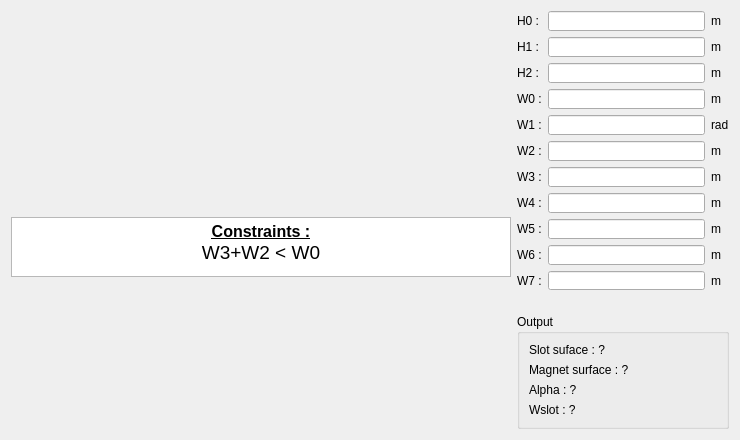
<?xml version="1.0" encoding="UTF-8"?>
<ui version="4.0">
 <class>PHoleM51</class>
 <widget class="QWidget" name="PHoleM51">
  <property name="geometry">
   <rect>
    <x>0</x>
    <y>0</y>
    <width>740</width>
    <height>440</height>
   </rect>
  </property>
  <property name="minimumSize">
   <size>
    <width>740</width>
    <height>440</height>
   </size>
  </property>
  <property name="maximumSize">
   <size>
    <width>16777215</width>
    <height>16777215</height>
   </size>
  </property>
  <property name="windowTitle">
   <string>Form</string>
  </property>
  <layout class="QHBoxLayout" name="horizontalLayout">
   <item>
    <layout class="QVBoxLayout" name="verticalLayout_3">
     <item>
      <widget class="QLabel" name="img_slot">
       <property name="sizePolicy">
        <sizepolicy hsizetype="Fixed" vsizetype="Fixed">
         <horstretch>0</horstretch>
         <verstretch>0</verstretch>
        </sizepolicy>
       </property>
       <property name="minimumSize">
        <size>
         <width>500</width>
         <height>200</height>
        </size>
       </property>
       <property name="maximumSize">
        <size>
         <width>500</width>
         <height>216</height>
        </size>
       </property>
       <property name="autoFillBackground">
        <bool>false</bool>
       </property>
       <property name="frameShape">
        <enum>QFrame::NoFrame</enum>
       </property>
       <property name="text">
        <string/>
       </property>
       <property name="pixmap">
        <pixmap resource="../../../../Resources/pyleecan.qrc">:/images/images/MachineSetup/WSlot/Slot_51.PNG</pixmap>
       </property>
       <property name="scaledContents">
        <bool>true</bool>
       </property>
       <property name="alignment">
        <set>Qt::AlignLeading|Qt::AlignLeft|Qt::AlignVCenter</set>
       </property>
       <property name="wordWrap">
        <bool>false</bool>
       </property>
      </widget>
     </item>
     <item>
      <widget class="QTextEdit" name="txt_constraint">
       <property name="sizePolicy">
        <sizepolicy hsizetype="Preferred" vsizetype="Fixed">
         <horstretch>0</horstretch>
         <verstretch>0</verstretch>
        </sizepolicy>
       </property>
       <property name="minimumSize">
        <size>
         <width>200</width>
         <height>0</height>
        </size>
       </property>
       <property name="maximumSize">
        <size>
         <width>16777215</width>
         <height>60</height>
        </size>
       </property>
       <property name="verticalScrollBarPolicy">
        <enum>Qt::ScrollBarAlwaysOff</enum>
       </property>
       <property name="html">
        <string>&lt;!DOCTYPE HTML PUBLIC &quot;-//W3C//DTD HTML 4.0//EN&quot; &quot;http://www.w3.org/TR/REC-html40/strict.dtd&quot;&gt;
&lt;html&gt;&lt;head&gt;&lt;meta name=&quot;qrichtext&quot; content=&quot;1&quot; /&gt;&lt;style type=&quot;text/css&quot;&gt;
p, li { white-space: pre-wrap; }
&lt;/style&gt;&lt;/head&gt;&lt;body style=&quot; font-family:'MS Shell Dlg 2'; font-size:7.8pt; font-weight:400; font-style:normal;&quot;&gt;
&lt;p align=&quot;center&quot; style=&quot; margin-top:0px; margin-bottom:0px; margin-left:0px; margin-right:0px; -qt-block-indent:0; text-indent:0px;&quot;&gt;&lt;span style=&quot; font-family:'MS Shell Dlg 2'; font-size:12pt; font-weight:600; text-decoration: underline;&quot;&gt;Constraints :&lt;/span&gt;&lt;/p&gt;
&lt;p align=&quot;center&quot; style=&quot; margin-top:0px; margin-bottom:0px; margin-left:0px; margin-right:0px; -qt-block-indent:0; text-indent:0px;&quot;&gt;&lt;span style=&quot; font-family:'MS Shell Dlg 2'; font-size:14pt;&quot;&gt;W3+W2 &amp;lt; W0&lt;/span&gt;&lt;/p&gt;
&lt;p align=&quot;center&quot; style=&quot;-qt-paragraph-type:empty; margin-top:0px; margin-bottom:0px; margin-left:0px; margin-right:0px; -qt-block-indent:0; text-indent:0px; font-family:'MS Shell Dlg 2'; font-size:8pt;&quot;&gt;&lt;br /&gt;&lt;/p&gt;&lt;/body&gt;&lt;/html&gt;</string>
       </property>
       <property name="textInteractionFlags">
        <set>Qt::TextSelectableByKeyboard|Qt::TextSelectableByMouse</set>
       </property>
      </widget>
     </item>
     <item>
      <spacer name="verticalSpacer_2">
       <property name="orientation">
        <enum>Qt::Vertical</enum>
       </property>
       <property name="sizeHint" stdset="0">
        <size>
         <width>20</width>
         <height>40</height>
        </size>
       </property>
      </spacer>
     </item>
    </layout>
   </item>
   <item>
    <layout class="QVBoxLayout" name="verticalLayout_2">
     <item>
      <layout class="QGridLayout" name="gridLayout">
       <property name="sizeConstraint">
        <enum>QLayout::SetDefaultConstraint</enum>
       </property>
       <item row="0" column="0">
        <widget class="QLabel" name="in_H0">
         <property name="text">
          <string>H0 :</string>
         </property>
        </widget>
       </item>
       <item row="0" column="1">
        <widget class="FloatEdit" name="lf_H0"/>
       </item>
       <item row="0" column="2">
        <widget class="QLabel" name="unit_H0">
         <property name="text">
          <string>m</string>
         </property>
        </widget>
       </item>
       <item row="1" column="0">
        <widget class="QLabel" name="in_H1">
         <property name="text">
          <string>H1 :</string>
         </property>
        </widget>
       </item>
       <item row="1" column="1">
        <widget class="FloatEdit" name="lf_H1"/>
       </item>
       <item row="1" column="2">
        <widget class="QLabel" name="unit_H1">
         <property name="text">
          <string>m</string>
         </property>
        </widget>
       </item>
       <item row="2" column="0">
        <widget class="QLabel" name="in_H2">
         <property name="text">
          <string>H2 :</string>
         </property>
        </widget>
       </item>
       <item row="2" column="1">
        <widget class="FloatEdit" name="lf_H2"/>
       </item>
       <item row="2" column="2">
        <widget class="QLabel" name="unit_H2">
         <property name="text">
          <string>m</string>
         </property>
        </widget>
       </item>
       <item row="3" column="0">
        <widget class="QLabel" name="in_W0">
         <property name="text">
          <string>W0 :</string>
         </property>
        </widget>
       </item>
       <item row="3" column="1">
        <widget class="FloatEdit" name="lf_W0"/>
       </item>
       <item row="3" column="2">
        <widget class="QLabel" name="unit_W0">
         <property name="text">
          <string>m</string>
         </property>
        </widget>
       </item>
       <item row="4" column="0">
        <widget class="QLabel" name="in_W1">
         <property name="text">
          <string>W1 :</string>
         </property>
        </widget>
       </item>
       <item row="4" column="1">
        <widget class="FloatEdit" name="lf_W1">
         <property name="cursorPosition">
          <number>0</number>
         </property>
        </widget>
       </item>
       <item row="4" column="2">
        <widget class="QLabel" name="unit_W1">
         <property name="text">
          <string>rad</string>
         </property>
        </widget>
       </item>
       <item row="5" column="0">
        <widget class="QLabel" name="in_W2">
         <property name="text">
          <string>W2 :</string>
         </property>
        </widget>
       </item>
       <item row="5" column="1">
        <widget class="FloatEdit" name="lf_W2"/>
       </item>
       <item row="5" column="2">
        <widget class="QLabel" name="unit_W2">
         <property name="text">
          <string>m</string>
         </property>
        </widget>
       </item>
       <item row="6" column="0">
        <widget class="QLabel" name="in_W3">
         <property name="text">
          <string>W3 :</string>
         </property>
        </widget>
       </item>
       <item row="6" column="1">
        <widget class="FloatEdit" name="lf_W3"/>
       </item>
       <item row="6" column="2">
        <widget class="QLabel" name="unit_W3">
         <property name="text">
          <string>m</string>
         </property>
        </widget>
       </item>
       <item row="7" column="0">
        <widget class="QLabel" name="in_W4">
         <property name="text">
          <string>W4 :</string>
         </property>
        </widget>
       </item>
       <item row="7" column="1">
        <widget class="FloatEdit" name="lf_W4"/>
       </item>
       <item row="7" column="2">
        <widget class="QLabel" name="unit_W4">
         <property name="text">
          <string>m</string>
         </property>
        </widget>
       </item>
       <item row="8" column="0">
        <widget class="QLabel" name="in_W5">
         <property name="text">
          <string>W5 :</string>
         </property>
        </widget>
       </item>
       <item row="8" column="1">
        <widget class="FloatEdit" name="lf_W5"/>
       </item>
       <item row="8" column="2">
        <widget class="QLabel" name="unit_W5">
         <property name="text">
          <string>m</string>
         </property>
        </widget>
       </item>
       <item row="9" column="0">
        <widget class="QLabel" name="in_W6">
         <property name="text">
          <string>W6 :</string>
         </property>
        </widget>
       </item>
       <item row="9" column="1">
        <widget class="FloatEdit" name="lf_W6"/>
       </item>
       <item row="9" column="2">
        <widget class="QLabel" name="unit_W6">
         <property name="text">
          <string>m</string>
         </property>
        </widget>
       </item>
       <item row="10" column="0">
        <widget class="QLabel" name="in_W7">
         <property name="text">
          <string>W7 :</string>
         </property>
        </widget>
       </item>
       <item row="10" column="1">
        <widget class="FloatEdit" name="lf_W7"/>
       </item>
       <item row="10" column="2">
        <widget class="QLabel" name="unit_W7">
         <property name="text">
          <string>m</string>
         </property>
        </widget>
       </item>
      </layout>
     </item>
     <item>
      <widget class="WMatSelect" name="w_mat_0" native="true">
       <property name="minimumSize">
        <size>
         <width>100</width>
         <height>0</height>
        </size>
       </property>
      </widget>
     </item>
     <item>
      <widget class="WMatSelect" name="w_mat_1" native="true">
       <property name="minimumSize">
        <size>
         <width>100</width>
         <height>0</height>
        </size>
       </property>
      </widget>
     </item>
     <item>
      <widget class="WMatSelect" name="w_mat_2" native="true">
       <property name="minimumSize">
        <size>
         <width>100</width>
         <height>0</height>
        </size>
       </property>
      </widget>
     </item>
     <item>
      <widget class="QGroupBox" name="g_output">
       <property name="minimumSize">
        <size>
         <width>200</width>
         <height>0</height>
        </size>
       </property>
       <property name="title">
        <string>Output</string>
       </property>
       <layout class="QVBoxLayout" name="verticalLayout">
        <item>
         <widget class="QLabel" name="out_slot_surface">
          <property name="text">
           <string>Slot suface : ?</string>
          </property>
         </widget>
        </item>
        <item>
         <widget class="QLabel" name="out_magnet_surface">
          <property name="text">
           <string>Magnet surface : ?</string>
          </property>
         </widget>
        </item>
        <item>
         <widget class="QLabel" name="out_alpha">
          <property name="text">
           <string>Alpha : ?</string>
          </property>
         </widget>
        </item>
        <item>
         <widget class="QLabel" name="out_Whole">
          <property name="text">
           <string>Wslot : ?</string>
          </property>
         </widget>
        </item>
        <item>
         <spacer name="verticalSpacer">
          <property name="orientation">
           <enum>Qt::Vertical</enum>
          </property>
          <property name="sizeHint" stdset="0">
           <size>
            <width>20</width>
            <height>40</height>
           </size>
          </property>
         </spacer>
        </item>
       </layout>
      </widget>
     </item>
    </layout>
   </item>
  </layout>
 </widget>
 <customwidgets>
  <customwidget>
   <class>FloatEdit</class>
   <extends>QLineEdit</extends>
   <header>pyleecan.GUI/Tools/FloatEdit.h</header>
  </customwidget>
  <customwidget>
   <class>WMatSelect</class>
   <extends>QWidget</extends>
   <header>pyleecan.GUI.Dialog.DMatLib.WMatSelect.WMatSelect.h</header>
   <container>1</container>
  </customwidget>
 </customwidgets>
 <tabstops>
  <tabstop>lf_H0</tabstop>
  <tabstop>lf_H1</tabstop>
  <tabstop>lf_H2</tabstop>
  <tabstop>lf_W0</tabstop>
  <tabstop>lf_W1</tabstop>
  <tabstop>txt_constraint</tabstop>
 </tabstops>
 <resources>
  <include location="../../../../Resources/pyleecan.qrc"/>
 </resources>
 <connections/>
</ui>
